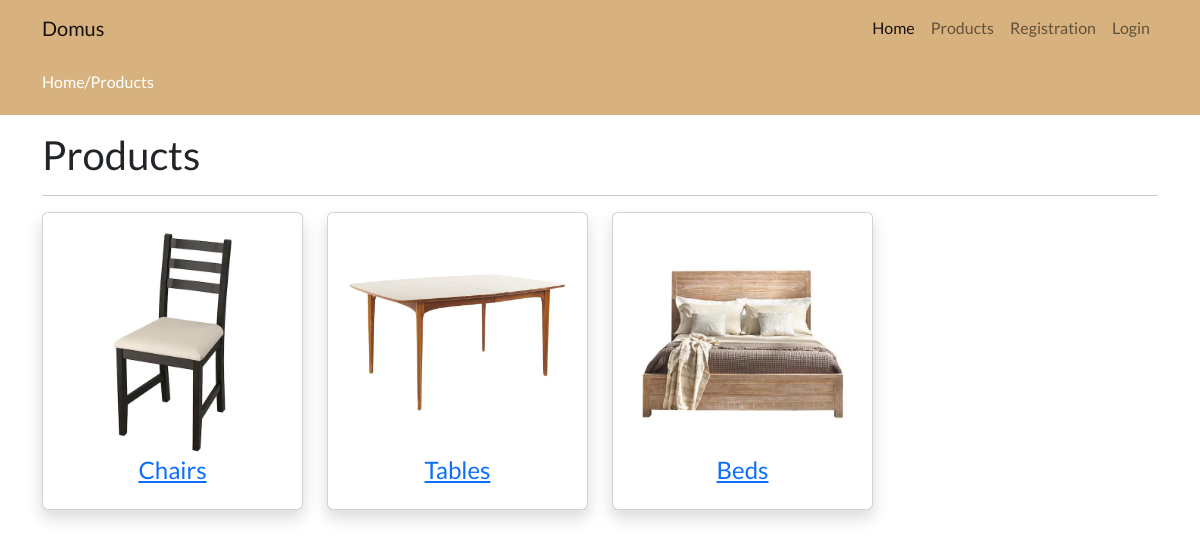
/categories.php, run on the app's committed database.
### tables this page shows
CREATE TABLE `categories` (
  `id` int(11) NOT NULL,
  `name` varchar(255) NOT NULL,
  `slug` varchar(255) NOT NULL,
  `description` mediumtext,
  `status` tinyint(4) NOT NULL DEFAULT '0',
  `popular` tinyint(4) NOT NULL DEFAULT '0',
  `image` varchar(255) NOT NULL,
  `created_at` timestamp NOT NULL DEFAULT CURRENT_TIMESTAMP
);

### web/functions/userFunctions.php (called while the page is built, shortened)
<?php
include('config/connection.php');
function getAllActive($table){
    global $con;
    $query = "SELECT * FROM $table WHERE status='0'";
    return $query_run = mysqli_query($con, $query);
}
?>

### web/categories.php (the view)
<?php
include('functions/userFunctions.php');
include('includes/header.php');
?>
<div class="py-3 bg-domus">
    <div class="container">
        <h6 class="text-white">Home/Products</h6>
    </div>
</div>
<div class="py-3">
    <div class="container">
        <div class="row">
            <div class="col-md-12">
                <h1>Products</h1>
                <hr>
                <div class="row">
                    <?php
                        $categories = getAllActive("categories");
                        if(mysqli_num_rows($categories) > 0){
                            foreach($categories as $item){
                                ?>
                                <div class="col-md-3 mb-2">
                                    <a href="products.php?category=<?= $item['slug']; ?>">
                                        <div class="card shadow">
                                            <div class="card-body">
                                                <img src="uploads/<?= $item['image']; ?>" alt="Category Image" class="w-100">
                                                <h4 class="text-center"><?= $item['name']; ?></h4>
                                            </div>
                                        </div>
                                    </a>
                                </div>
                                <?php
                            }
                        }
                        else{
                            echo "Nothing to show!";
                        }
                    ?>
                </div>
            </div>
        </div>
    </div>
</div>
<?php include('includes/footer.php') ?>

### web/assets/css/custom.css (style rules this page uses)
* { font-family: 'Lato', sans-serif; }
a { text-decoration: none; }
h4 { text-decoration: none; color: black; }

### data on the page
categories: image (picture), name "Chairs"
categories: image (picture), name "Tables"
categories: image (picture), name "Beds"
